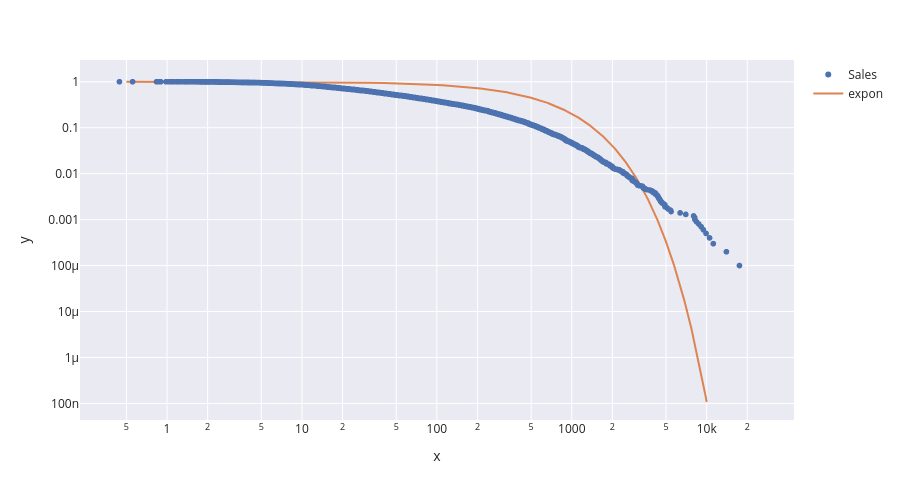

The cell this chart's notebook holds for it:
### Markdown cell above
Известно, что цены на товары и прочие некоторые финансовые метрики имеют распределения с тяжелыми хвостами. Построим `log-log` график `x vs 1 - cdf(x)` для переменной `Sales`. Видно, что хвост имеет вид прямой, поэтому наше предположение подтвеждается.

### Code cell
fig = px.scatter(
    x=df["Sales"].sort_values(),
    y=1 - np.arange(1, len(df) + 1) / len(df),
    log_x=True,
    log_y=True,
    height=500,
)
fig.data[0].name = "Sales"
fig.data[0].showlegend = True
n = 1000
temp = np.linspace(0.5, 10000, n)
fig.add_trace(
    go.Scatter(
        x=temp,
        y=1 - stats.expon(loc=0, scale=df["Sales"].std()).cdf(temp),
        mode="lines",
        name="expon",
    )
)

### Figure 1 — Plotly figure (JSON) as saved in the notebook; plotly's stock layout.template omitted (floating-point values rounded to 4 significant figures; data arrays with more than 128 entries replaced by an {"elided": "..."} marker saying what was removed)
{"data": [{"hovertemplate": "x=%{x}<br>y=%{y}<extra></extra>", "legendgroup": "", "marker": {"color": "rgb(76,114,176)", "symbol": "circle"}, "mode": "markers", "name": "Sales", "showlegend": true, "type": "scattergl", "x": {"elided": "9994 float values"}, "xaxis": "x", "y": {"elided": "9994 float values"}, "yaxis": "y"}, {"mode": "lines", "name": "expon", "type": "scatter", "x": {"elided": "1000 float values"}, "y": {"elided": "1000 float values"}}], "layout": {"height": 500, "legend": {"tracegroupgap": 0}, "margin": {"t": 60}, "xaxis": {"anchor": "y", "domain": [0, 1], "title": {"text": "x"}, "type": "log"}, "yaxis": {"anchor": "x", "domain": [0, 1], "title": {"text": "y"}, "type": "log"}}}
